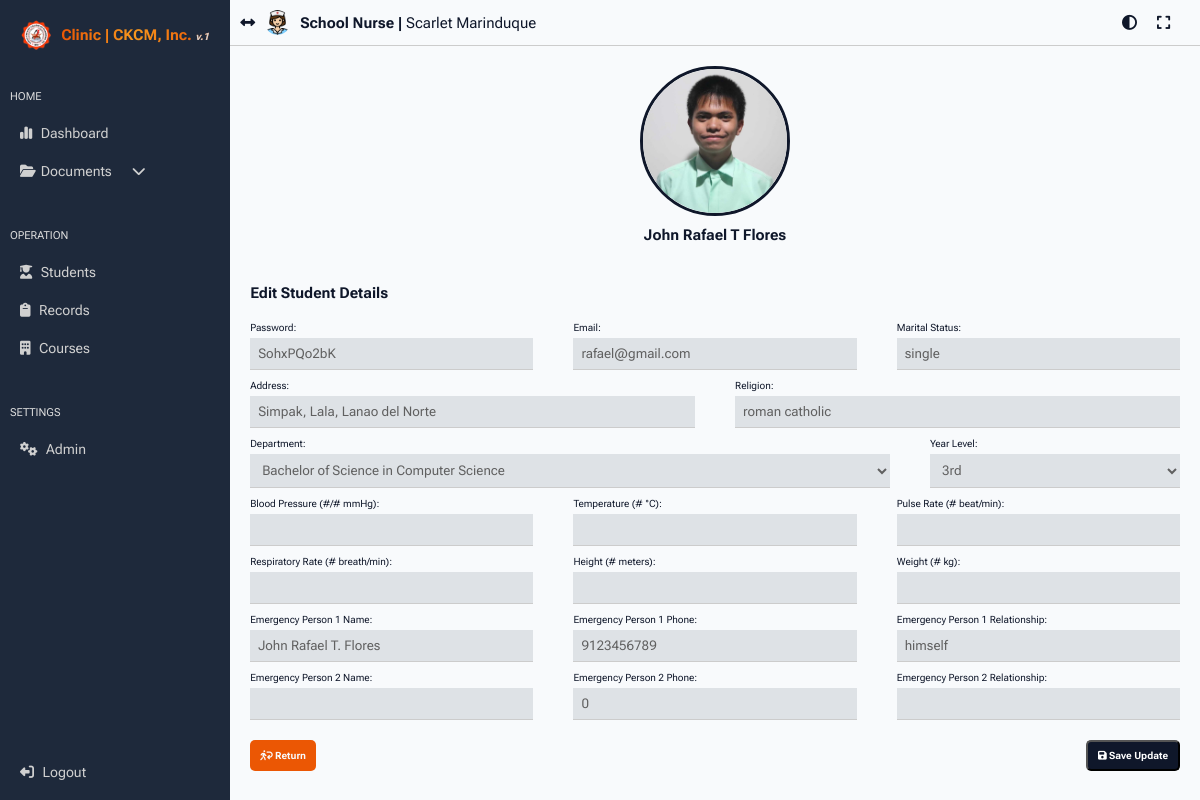
Screenshot of /admin/edit_student.php?student_id=228719 (signed in) with the database file from the repository.
### tables this page shows
CREATE TABLE `student_tbl` (
  `user_id` int(11) NOT NULL,
  `student_id` bigint(255) NOT NULL,
  `password` text NOT NULL,
  `first_name` varchar(255) NOT NULL,
  `middle_name` varchar(255) NOT NULL,
  `last_name` varchar(255) NOT NULL,
  `extension` text NOT NULL,
  `email` text NOT NULL,
  `gender` varchar(50) NOT NULL,
  `birthdate` date NOT NULL,
  `age` int(255) NOT NULL,
  `birth_place` text NOT NULL,
  `marital_status` text NOT NULL,
  `address` text NOT NULL,
  `religion` text NOT NULL,
  `additional_info` text NOT NULL,
  `department` text NOT NULL,
  `year_level` text NOT NULL,
  `profile_picture` text NOT NULL,
  `blood_pressure` text NOT NULL,
  `temperature` text NOT NULL,
  `pulse_rate` text NOT NULL,
  `respiratory_rate` text NOT NULL,
  `height` text NOT NULL,
  `weight` text NOT NULL,
  `eperson1_name` text NOT NULL,
  `eperson1_phone` bigint(20) NOT NULL,
  `eperson1_relationship` text NOT NULL,
  `eperson2_name` text NOT NULL,
  `eperson2_phone` bigint(20) NOT NULL,
  `eperson2_relationship` text NOT NULL,
  `health_record` text NOT NULL,
  `datetime_recorded` datetime NOT NULL
);

CREATE TABLE `course_tbl` (
  `course_id` int(11) NOT NULL,
  `course_name` varchar(255) NOT NULL,
  `course_info` varchar(255) NOT NULL
);

CREATE TABLE `year_lvl_tbl` (
  `year_lvl_id` int(11) NOT NULL,
  `year_lvl_name` varchar(255) NOT NULL
);

### admin/edit_student.php (the view, shortened to what this page needs)
<?php
require '../config/db_connect.php';
$student_id = $_GET['student_id'];
$course_sql = "SELECT `course_id`, `course_name` FROM `course_tbl`";
$course_result = $conn->query($course_sql);
$year_lvl_sql = "SELECT `year_lvl_id`, `year_lvl_name` FROM `year_lvl_tbl`";
$year_lvl_result = $conn->query($year_lvl_sql);
?>
<?php
$sql = "SELECT `user_id`, `student_id`, `password`, `first_name`, `middle_name`, `last_name`, `extension`,
               `email`, `gender`, `birthdate`, `age`, `birth_place`, `marital_status`, `address`,
               `religion`, `additional_info`, `department`, `year_level`, `profile_picture`,
               `blood_pressure`, `temperature`, `pulse_rate`, `respiratory_rate`, `height`,
               `weight`, `eperson1_name`, `eperson1_phone`, `eperson1_relationship`,
               `eperson2_name`, `eperson2_phone`, `eperson2_relationship`, `datetime_recorded`
        FROM `student_tbl`
        WHERE `student_id` = ?";
$stmt = $conn->prepare($sql);
$stmt->bind_param("s", $student_id);
$stmt->execute();
$result = $stmt->get_result();
$student = $result->fetch_assoc();
$full_name = $student['first_name'] . ' ' . $student['middle_name'] . ' ' . $student['last_name'] . ' ' . $student['extension'];
$profile_picture = $student['profile_picture'] ?: 'default_profile.png';
?>
<!DOCTYPE html>
<html lang="en">
<head>
    <link rel="stylesheet" href="../css/main.css?v=<?php echo time(); ?>">
</head>
<body>
    <?php include 'side_nav.php'; ?>
    <div class="main-content">
        <?php include 'header.php'; ?>
        <div class="image-container">
            <img src="../student_pic/<?php echo $profile_picture; ?>" alt="<?php echo $full_name; ?>">
            <h2><?php echo $full_name; ?></h2>
        </div>
        <form method="POST" class="edit-student-form">
            <h2>Edit Student Details</h2>
            <div class="input-container">
                <div class="input-fields">
                    <label>Password:</label>
                    <input type="text" name="password" value="<?php echo htmlspecialchars($student['password']); ?>" required>
                </div>
                <div class="input-fields">
                    <label>Email:</label>
                    <input type="email" name="email" value="<?php echo htmlspecialchars($student['email']); ?>" required>
                </div>
                <div class="input-fields">
                    <label>Marital Status:</label>
                    <input type="text" name="marital_status" value="<?php echo htmlspecialchars($student['marital_status']); ?>">
                </div>
                <div class="input-fields">
                    <label>Address:</label>
                    <input type="text" name="address" value="<?php echo htmlspecialchars($student['address']); ?>">
                </div>
                <div class="input-fields">
                    <label>Religion:</label>
                    <input type="text" name="religion" value="<?php echo htmlspecialchars($student['religion']); ?>">
                </div>
                <div class="input-fields">
                    <label>Department:</label>
                    <select name="department" required>
                        <?php while ($course = $course_result->fetch_assoc()): ?>
                            <option value="<?php echo $course['course_name']; ?>"
                                <?php echo ($student['department'] === $course['course_name']) ? 'selected' : ''; ?>>
                                <?php echo $course['course_name']; ?>
                            </option>
                        <?php endwhile; ?>
                    </select>
                </div>
                <div class="input-fields">
                    <label>Year Level:</label>
                    <select name="year_level" required>
                        <?php while ($year_lvl = $year_lvl_result->fetch_assoc()): ?>
                            <option value="<?php echo $year_lvl['year_lvl_name']; ?>"
                                <?php echo ($student['year_level'] === $year_lvl['year_lvl_name']) ? 'selected' : ''; ?>>
                                <?php echo $year_lvl['year_lvl_name']; ?>
                            </option>
                        <?php endwhile; ?>
                    </select>
                </div>
                <div class="input-fields">
                    <label>Blood Pressure (#/# mmHg):</label>
                    <input type="text" name="blood_pressure" value="<?php echo htmlspecialchars($student['blood_pressure']); ?>">
                </div>
                <div class="input-fields">
                    <label>Temperature (# °C):</label>
                    <input type="text" name="temperature" value="<?php echo htmlspecialchars($student['temperature']); ?>">
                </div>
                <div class="input-fields">
                    <label>Pulse Rate (# beat/min):</label>
                    <input type="text" name="pulse_rate" value="<?php echo htmlspecialchars($student['pulse_rate']); ?>">
                </div>
                <div class="input-fields">
                    <label>Respiratory Rate (# breath/min):</label>
                    <input type="text" name="respiratory_rate" value="<?php echo htmlspecialchars($student['respiratory_rate']); ?>">
                </div>
                <div class="input-fields">
                    <label>Height (# meters):</label>
                    <input type="text" name="height" value="<?php echo htmlspecialchars($student['height']); ?>">
                </div>
                <div class="input-fields">
                    <label>Weight (# kg):</label>
                    <input type="text" name="weight" value="<?php echo htmlspecialchars($student['weight']); ?>">
                </div>
                <div class="input-fields">
                    <label>Emergency Person 1 Name:</label>
                    <input type="text" name="eperson1_name" value="<?php echo htmlspecialchars($student['eperson1_name']); ?>">
                </div>
                <div class="input-fields">
                    <label>Emergency Person 1 Phone:</label>
                    <input type="text" name="eperson1_phone" value="<?php echo htmlspecialchars($student['eperson1_phone']); ?>">
                </div>
                <div class="input-fields">
                    <label>Emergency Person 1 Relationship:</label>
                    <input type="text" name="eperson1_relationship" value="<?php echo htmlspecialchars($student['eperson1_relationship']); ?>">
                </div>
                <div class="input-fields">
                    <label>Emergency Person 2 Name:</label>
                    <input type="text" name="eperson2_name" value="<?php echo htmlspecialchars($student['eperson2_name']); ?>">
                </div>
                <div class="input-fields">
                    <label>Emergency Person 2 Phone:</label>
                    <input type="text" name="eperson2_phone" value="<?php echo htmlspecialchars($student['eperson2_phone']); ?>">
                </div>
                <div class="input-fields">
                    <label>Emergency Person 2 Relationship:</label>
                    <input type="text" name="eperson2_relationship" value="<?php echo htmlspecialchars($student['eperson2_relationship']); ?>">
                </div>
            </div>
            <div class="button-container">
                <a href="javascript:history.back();"><i class="fa-solid fa-person-walking-arrow-loop-left"></i> Return</a>
                <button type="submit"><i class="fa-solid fa-floppy-disk"></i> Save Update</button>
            </div>
        </form>
    </div>
</body>
</html>

### css/main.css (style rules this page uses)
:root { font-size: 62.5%; --text-color: #0F172A; --text-hover: #0f172acb; --text-hover2: #dfdfdf; --text-color2: #606060; --background-color: #F8F9FA; --background-color2: #DEE2E6; --border-color: #CCCCCC; --color1: #EB5704; --color1b: #b54200; --color2: #EBB009; --color2b: #c18f05; --color3: #0F172A; --color3b: #1E293B; --color4: #F8FAFC; --color5: rgb(0, 0, 170); --color6: red; --color6b: rgba(255, 0, 0, 0.741); --button-bg: #0F172A; --button-text: #F8FAFC; }
* { margin: 0; padding: 0; box-sizing: border-box; scroll-behavior: smooth; font-family: "Roboto Flex", serif; }
body { font-family: Arial, sans-serif; background-color: var(--background-color2); display: flex; }
button, a { cursor: pointer; color: var(--text-color); }
input, select { padding: 8px; color: var(--text-color); background-color: var(--background-color2); border: 0; border-bottom: 1px solid var(--border-color) }

### admin/side_nav.php (style rules this page uses)
.main-content { display: flex; flex-direction: column; width: 100%; }

### admin/edit_student.php (style rules this page uses)
body { background-color: var(--color4); }
.image-container { display: flex; align-items: center; justify-content: center; flex-direction: column; padding: 20px; background-color: var(--color4); }
.image-container img { width: 150px; height: 150px; object-fit: cover; border-radius: 50%; border: 3px solid var(--color3); margin-bottom: 10px; }
form { padding: 20px; }
.edit-student-form h2, .image-container h2 { color: var(--text-color); }
.input-container { display: flex; flex-wrap: wrap; gap: 10px 40px; margin: 20px 0; }
.input-fields { min-width: 250px; display: flex; flex-direction: column; flex-wrap: wrap; gap: 5px; flex-grow: 1; }
.input-fields label { color: var(--text-color); }
.input-fields input, .input-fields select { width: 100%; flex-grow: 1; padding: 8px; color: var(--text-color2); background-color: var(--background-color2); border: 0; border-bottom: 1px solid var(--border-color) }
.button-container { display: flex; justify-content: space-between; }
.button-container a { padding: 10px; color: var(--color4); text-decoration: none; border-radius: 5px; font-weight: bold; transition: background-color 0.3s ease, transform 0.2s ease; background-color: var(--color1); }
.button-container button { font-size: 1rem; padding: 5px 10px; color: white; text-decoration: none; border-radius: 5px; font-weight: bold; transition: background-color 0.3s ease, transform 0.2s ease; background-color: var(--color3); }

### rows the page displays
student_tbl: profile_picture (picture), full_name "John Rafael T Flores", password "SohxPQo2bK", email "rafael@gmail.com", marital_status "single", address "Simpak, Lala, Lanao del Norte", religion "roman catholic", department "Bachelor of Science in Computer Science", year_level "3rd", eperson1_name "John Rafael T. Flores", eperson1_phone "9123456789", eperson1_relationship "himself", eperson2_phone "0"

### other values shown
$_SESSION['admin_position'] "School Nurse"
$_SESSION['admin_name'] "Scarlet Marinduque"
